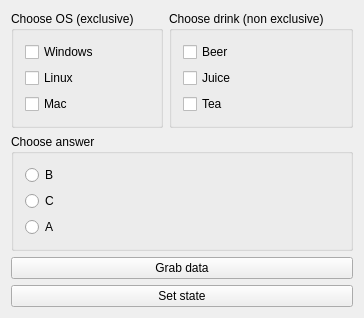
<?xml version="1.0" encoding="UTF-8"?>
<ui version="4.0">
 <class>Widget</class>
 <widget class="QWidget" name="Widget">
  <property name="geometry">
   <rect>
    <x>0</x>
    <y>0</y>
    <width>342</width>
    <height>312</height>
   </rect>
  </property>
  <property name="windowTitle">
   <string>Widget</string>
  </property>
  <layout class="QVBoxLayout" name="verticalLayout_7">
   <item>
    <layout class="QHBoxLayout" name="horizontalLayout">
     <item>
      <widget class="QGroupBox" name="group">
       <property name="title">
        <string>Choose OS (exclusive)</string>
       </property>
       <layout class="QVBoxLayout" name="verticalLayout">
        <item>
         <widget class="QCheckBox" name="windowsCheckBox">
          <property name="text">
           <string>Windows</string>
          </property>
         </widget>
        </item>
        <item>
         <widget class="QCheckBox" name="linuxCheckBox">
          <property name="text">
           <string>Linux</string>
          </property>
         </widget>
        </item>
        <item>
         <widget class="QCheckBox" name="macCheckBox">
          <property name="text">
           <string>Mac</string>
          </property>
         </widget>
        </item>
       </layout>
      </widget>
     </item>
     <item>
      <widget class="QGroupBox" name="groupBox">
       <property name="title">
        <string>Choose drink (non exclusive)</string>
       </property>
       <layout class="QVBoxLayout" name="verticalLayout_2">
        <item>
         <widget class="QCheckBox" name="beerCheckBox">
          <property name="text">
           <string>Beer</string>
          </property>
         </widget>
        </item>
        <item>
         <widget class="QCheckBox" name="juiceCheckBox">
          <property name="text">
           <string>Juice</string>
          </property>
         </widget>
        </item>
        <item>
         <widget class="QCheckBox" name="teaCheckbox">
          <property name="text">
           <string>Tea</string>
          </property>
         </widget>
        </item>
       </layout>
      </widget>
     </item>
    </layout>
   </item>
   <item>
    <layout class="QVBoxLayout" name="verticalLayout_6">
     <item>
      <widget class="QGroupBox" name="groupBox_2">
       <property name="title">
        <string>Choose answer</string>
       </property>
       <layout class="QVBoxLayout" name="verticalLayout_5">
        <item>
         <layout class="QVBoxLayout" name="verticalLayout_3">
          <item>
           <widget class="QRadioButton" name="bRadioButton">
            <property name="text">
             <string>B</string>
            </property>
           </widget>
          </item>
          <item>
           <widget class="QRadioButton" name="cRadioButton">
            <property name="text">
             <string>C</string>
            </property>
           </widget>
          </item>
          <item>
           <widget class="QRadioButton" name="aRadioButton">
            <property name="text">
             <string>A</string>
            </property>
           </widget>
          </item>
         </layout>
        </item>
       </layout>
      </widget>
     </item>
     <item>
      <layout class="QVBoxLayout" name="verticalLayout_4">
       <item>
        <widget class="QPushButton" name="pushButton">
         <property name="sizePolicy">
          <sizepolicy hsizetype="Expanding" vsizetype="Expanding">
           <horstretch>0</horstretch>
           <verstretch>0</verstretch>
          </sizepolicy>
         </property>
         <property name="text">
          <string>Grab data</string>
         </property>
        </widget>
       </item>
       <item>
        <widget class="QPushButton" name="pushButton_2">
         <property name="sizePolicy">
          <sizepolicy hsizetype="Expanding" vsizetype="Expanding">
           <horstretch>0</horstretch>
           <verstretch>0</verstretch>
          </sizepolicy>
         </property>
         <property name="text">
          <string>Set state</string>
         </property>
        </widget>
       </item>
      </layout>
     </item>
    </layout>
   </item>
  </layout>
 </widget>
 <layoutdefault spacing="6" margin="11"/>
 <resources/>
 <connections/>
</ui>
